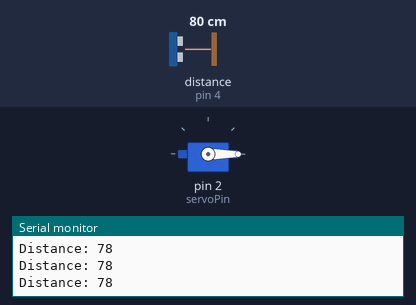
Bench run of a sketch on a simulated Arduino Uno, built with avr-gcc and run on an emulated ATmega328P. Shown: servo, the last lines printed to the serial monitor. Wiring (inferred from the names in the program): ultrasonic range finder: trigger pin 3; echo pin 4. The inputs (shaded band) are chosen by the test bench; at power-on: distance to the obstacle (sensor on pin 4) 80 cm. The echo pulse lasts 58.3 µs per cm.

Above: at 1.2 s.
1.3 s: distance to the obstacle (sensor on pin 4) set to 56 cm
2.8 s: distance to the obstacle (sensor on pin 4) set to 47 cm
At 3.3 s:
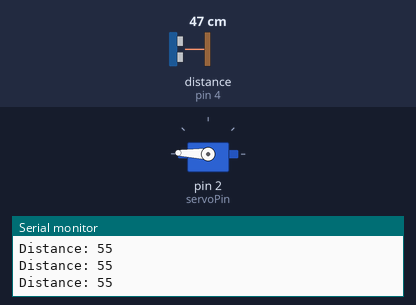
At 4.52 s:
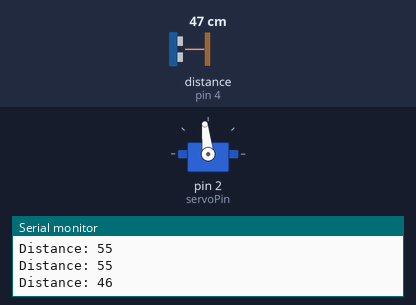
5.8 s: distance to the obstacle (sensor on pin 4) set to 250 cm
At 6.21 s:
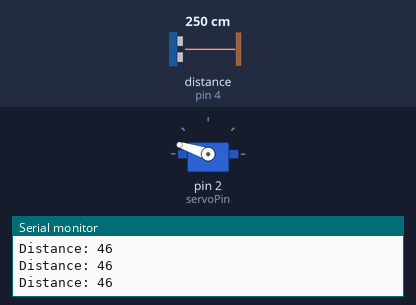
Timing chart, 0 to 8.8 s (numbered marks = the images above; inputs shaded):
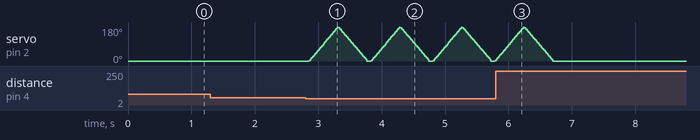

The sketch:

TEJ3M2-2-06.ino
```cpp
/*
Created March 2026
by Jack Langdon
This program controls a distance sensor and Servo
*/
#include <Servo.h>

const int trigPin = 3;    // Trig Pin
const int echoPin = 4;   // Echo Pin
const int servoPin = 2;   // Servo Signal Pin
const int threshold = 50; // Distance in cm

long duration;
int distance;
Servo myServo;

void setup() {
  pinMode(trigPin, OUTPUT);
  pinMode(echoPin, INPUT);

  myServo.attach(servoPin);
  myServo.write(0);         // Start at 0 degrees

  Serial.begin(9600);       // To monitor distance in Serial Monitor
}

void loop() {
  // Get Distance
  digitalWrite(trigPin, LOW);
  delayMicroseconds(2);
  digitalWrite(trigPin, HIGH);
  delayMicroseconds(10);
  digitalWrite(trigPin, LOW);

  duration = pulseIn(echoPin, HIGH);
  distance = duration * 0.034 / 2;

  // Logic
  if (distance > 0 && distance < threshold) {
    // Continuous rotation/sweeping while object is close
    for (int pos = 0; pos <= 180; pos += 2) {
      myServo.write(pos);
      delay(5);
    }
    for (int pos = 180; pos >= 0; pos -= 2) {
      myServo.write(pos);
      delay(5);
    }
  } else {
    // Stay at idle position if nothing is detected
    myServo.write(0);
  }

  Serial.print("Distance: ");
  Serial.println(distance);
  delay(50);
}
```

Measured:
- the behaviour switches between 51 and 50 cm on distance to the obstacle (sensor on pin 4) (found by bisection; images 0 and 1)
- after the input at 5.8 s, servo on pin 2 (servoPin): goes on until 6.7 s, then stays 0°
